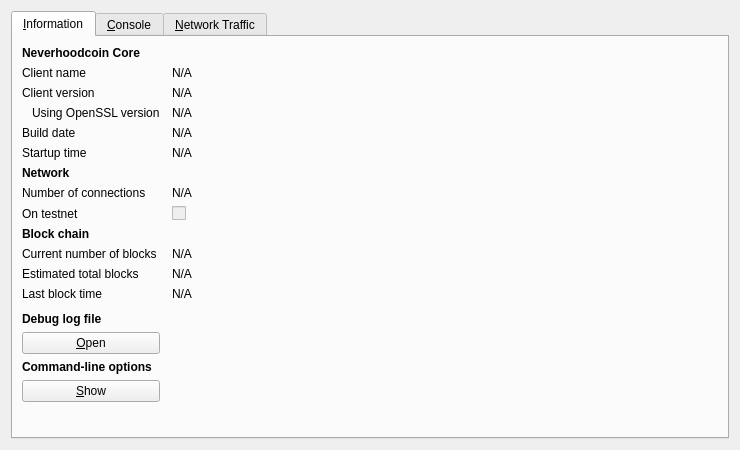
<?xml version="1.0" encoding="UTF-8"?>
<ui version="4.0">
 <class>RPCConsole</class>
 <widget class="QDialog" name="RPCConsole">
  <property name="geometry">
   <rect>
    <x>0</x>
    <y>0</y>
    <width>740</width>
    <height>450</height>
   </rect>
  </property>
  <property name="windowTitle">
   <string>Neverhoodcoin - Debug window</string>
  </property>
  <layout class="QVBoxLayout" name="verticalLayout_2">
   <item>
    <widget class="QTabWidget" name="tabWidget">
     <property name="currentIndex">
      <number>0</number>
     </property>
     <widget class="QWidget" name="tab_info">
      <attribute name="title">
       <string>&amp;Information</string>
      </attribute>
      <layout class="QGridLayout" name="gridLayout" columnstretch="0,1">
       <property name="horizontalSpacing">
        <number>12</number>
       </property>
       <item row="0" column="0">
        <widget class="QLabel" name="label_9">
         <property name="font">
          <font>
           <weight>75</weight>
           <bold>true</bold>
          </font>
         </property>
         <property name="text">
          <string>Neverhoodcoin Core</string>
         </property>
        </widget>
       </item>
       <item row="1" column="0">
        <widget class="QLabel" name="label_5">
         <property name="text">
          <string>Client name</string>
         </property>
        </widget>
       </item>
       <item row="1" column="1">
        <widget class="QLabel" name="clientName">
         <property name="cursor">
          <cursorShape>IBeamCursor</cursorShape>
         </property>
         <property name="text">
          <string>N/A</string>
         </property>
         <property name="textFormat">
          <enum>Qt::PlainText</enum>
         </property>
         <property name="textInteractionFlags">
          <set>Qt::LinksAccessibleByMouse|Qt::TextSelectableByKeyboard|Qt::TextSelectableByMouse</set>
         </property>
        </widget>
       </item>
       <item row="2" column="0">
        <widget class="QLabel" name="label_6">
         <property name="text">
          <string>Client version</string>
         </property>
        </widget>
       </item>
       <item row="2" column="1">
        <widget class="QLabel" name="clientVersion">
         <property name="cursor">
          <cursorShape>IBeamCursor</cursorShape>
         </property>
         <property name="text">
          <string>N/A</string>
         </property>
         <property name="textFormat">
          <enum>Qt::PlainText</enum>
         </property>
         <property name="textInteractionFlags">
          <set>Qt::LinksAccessibleByMouse|Qt::TextSelectableByKeyboard|Qt::TextSelectableByMouse</set>
         </property>
        </widget>
       </item>
       <item row="3" column="0">
        <widget class="QLabel" name="label_14">
         <property name="text">
          <string>Using OpenSSL version</string>
         </property>
         <property name="indent">
          <number>10</number>
         </property>
        </widget>
       </item>
       <item row="3" column="1">
        <widget class="QLabel" name="openSSLVersion">
         <property name="cursor">
          <cursorShape>IBeamCursor</cursorShape>
         </property>
         <property name="text">
          <string>N/A</string>
         </property>
         <property name="textFormat">
          <enum>Qt::PlainText</enum>
         </property>
         <property name="textInteractionFlags">
          <set>Qt::LinksAccessibleByMouse|Qt::TextSelectableByKeyboard|Qt::TextSelectableByMouse</set>
         </property>
        </widget>
       </item>
       <item row="4" column="0">
        <widget class="QLabel" name="label_12">
         <property name="text">
          <string>Build date</string>
         </property>
        </widget>
       </item>
       <item row="4" column="1">
        <widget class="QLabel" name="buildDate">
         <property name="cursor">
          <cursorShape>IBeamCursor</cursorShape>
         </property>
         <property name="text">
          <string>N/A</string>
         </property>
         <property name="textFormat">
          <enum>Qt::PlainText</enum>
         </property>
         <property name="textInteractionFlags">
          <set>Qt::LinksAccessibleByMouse|Qt::TextSelectableByKeyboard|Qt::TextSelectableByMouse</set>
         </property>
        </widget>
       </item>
       <item row="5" column="0">
        <widget class="QLabel" name="label_13">
         <property name="text">
          <string>Startup time</string>
         </property>
        </widget>
       </item>
       <item row="5" column="1">
        <widget class="QLabel" name="startupTime">
         <property name="cursor">
          <cursorShape>IBeamCursor</cursorShape>
         </property>
         <property name="text">
          <string>N/A</string>
         </property>
         <property name="textFormat">
          <enum>Qt::PlainText</enum>
         </property>
         <property name="textInteractionFlags">
          <set>Qt::LinksAccessibleByMouse|Qt::TextSelectableByKeyboard|Qt::TextSelectableByMouse</set>
         </property>
        </widget>
       </item>
       <item row="6" column="0">
        <widget class="QLabel" name="label_11">
         <property name="font">
          <font>
           <weight>75</weight>
           <bold>true</bold>
          </font>
         </property>
         <property name="text">
          <string>Network</string>
         </property>
        </widget>
       </item>
       <item row="7" column="0">
        <widget class="QLabel" name="label_7">
         <property name="text">
          <string>Number of connections</string>
         </property>
        </widget>
       </item>
       <item row="7" column="1">
        <widget class="QLabel" name="numberOfConnections">
         <property name="cursor">
          <cursorShape>IBeamCursor</cursorShape>
         </property>
         <property name="text">
          <string>N/A</string>
         </property>
         <property name="textFormat">
          <enum>Qt::PlainText</enum>
         </property>
         <property name="textInteractionFlags">
          <set>Qt::LinksAccessibleByMouse|Qt::TextSelectableByKeyboard|Qt::TextSelectableByMouse</set>
         </property>
        </widget>
       </item>
       <item row="8" column="0">
        <widget class="QLabel" name="label_8">
         <property name="text">
          <string>On testnet</string>
         </property>
        </widget>
       </item>
       <item row="8" column="1">
        <widget class="QCheckBox" name="isTestNet">
         <property name="enabled">
          <bool>false</bool>
         </property>
         <property name="text">
          <string/>
         </property>
        </widget>
       </item>
       <item row="9" column="0">
        <widget class="QLabel" name="label_10">
         <property name="font">
          <font>
           <weight>75</weight>
           <bold>true</bold>
          </font>
         </property>
         <property name="text">
          <string>Block chain</string>
         </property>
        </widget>
       </item>
       <item row="10" column="0">
        <widget class="QLabel" name="label_3">
         <property name="text">
          <string>Current number of blocks</string>
         </property>
        </widget>
       </item>
       <item row="10" column="1">
        <widget class="QLabel" name="numberOfBlocks">
         <property name="cursor">
          <cursorShape>IBeamCursor</cursorShape>
         </property>
         <property name="text">
          <string>N/A</string>
         </property>
         <property name="textFormat">
          <enum>Qt::PlainText</enum>
         </property>
         <property name="textInteractionFlags">
          <set>Qt::LinksAccessibleByMouse|Qt::TextSelectableByKeyboard|Qt::TextSelectableByMouse</set>
         </property>
        </widget>
       </item>
       <item row="11" column="0">
        <widget class="QLabel" name="label_4">
         <property name="text">
          <string>Estimated total blocks</string>
         </property>
        </widget>
       </item>
       <item row="11" column="1">
        <widget class="QLabel" name="totalBlocks">
         <property name="cursor">
          <cursorShape>IBeamCursor</cursorShape>
         </property>
         <property name="text">
          <string>N/A</string>
         </property>
         <property name="textFormat">
          <enum>Qt::PlainText</enum>
         </property>
         <property name="textInteractionFlags">
          <set>Qt::LinksAccessibleByMouse|Qt::TextSelectableByKeyboard|Qt::TextSelectableByMouse</set>
         </property>
        </widget>
       </item>
       <item row="12" column="0">
        <widget class="QLabel" name="label_2">
         <property name="text">
          <string>Last block time</string>
         </property>
        </widget>
       </item>
       <item row="12" column="1">
        <widget class="QLabel" name="lastBlockTime">
         <property name="cursor">
          <cursorShape>IBeamCursor</cursorShape>
         </property>
         <property name="text">
          <string>N/A</string>
         </property>
         <property name="textFormat">
          <enum>Qt::PlainText</enum>
         </property>
         <property name="textInteractionFlags">
          <set>Qt::LinksAccessibleByMouse|Qt::TextSelectableByKeyboard|Qt::TextSelectableByMouse</set>
         </property>
        </widget>
       </item>
       <item row="13" column="0">
        <spacer name="verticalSpacer_2">
         <property name="orientation">
          <enum>Qt::Vertical</enum>
         </property>
         <property name="sizeHint" stdset="0">
          <size>
           <width>20</width>
           <height>20</height>
          </size>
         </property>
        </spacer>
       </item>
       <item row="14" column="0">
        <widget class="QLabel" name="labelDebugLogfile">
         <property name="font">
          <font>
           <weight>75</weight>
           <bold>true</bold>
          </font>
         </property>
         <property name="text">
          <string>Debug log file</string>
         </property>
        </widget>
       </item>
       <item row="15" column="0">
        <widget class="QPushButton" name="openDebugLogfileButton">
         <property name="toolTip">
          <string>Open the Neverhoodcoin debug log file from the current data directory. This can take a few seconds for large log files.</string>
         </property>
         <property name="text">
          <string>&amp;Open</string>
         </property>
         <property name="autoDefault">
          <bool>false</bool>
         </property>
        </widget>
       </item>
       <item row="16" column="0">
        <widget class="QLabel" name="labelCLOptions">
         <property name="font">
          <font>
           <weight>75</weight>
           <bold>true</bold>
          </font>
         </property>
         <property name="text">
          <string>Command-line options</string>
         </property>
        </widget>
       </item>
       <item row="17" column="0">
        <widget class="QPushButton" name="showCLOptionsButton">
         <property name="toolTip">
          <string>Show the Neverhoodcoin-Qt help message to get a list with possible Neverhoodcoin command-line options.</string>
         </property>
         <property name="text">
          <string>&amp;Show</string>
         </property>
         <property name="autoDefault">
          <bool>false</bool>
         </property>
        </widget>
       </item>
       <item row="18" column="0">
        <spacer name="verticalSpacer">
         <property name="orientation">
          <enum>Qt::Vertical</enum>
         </property>
         <property name="sizeHint" stdset="0">
          <size>
           <width>20</width>
           <height>40</height>
          </size>
         </property>
        </spacer>
       </item>
      </layout>
     </widget>
     <widget class="QWidget" name="tab_console">
      <attribute name="title">
       <string>&amp;Console</string>
      </attribute>
      <layout class="QVBoxLayout" name="verticalLayout_3">
       <property name="spacing">
        <number>3</number>
       </property>
       <item>
        <widget class="QTextEdit" name="messagesWidget">
         <property name="minimumSize">
          <size>
           <width>0</width>
           <height>100</height>
          </size>
         </property>
         <property name="readOnly">
          <bool>true</bool>
         </property>
         <property name="tabKeyNavigation" stdset="0">
          <bool>false</bool>
         </property>
         <property name="columnCount" stdset="0">
          <number>2</number>
         </property>
        </widget>
       </item>
       <item>
        <layout class="QHBoxLayout" name="horizontalLayout">
         <property name="spacing">
          <number>3</number>
         </property>
         <item>
          <widget class="QLabel" name="label">
           <property name="text">
            <string notr="true">&gt;</string>
           </property>
          </widget>
         </item>
         <item>
          <widget class="QLineEdit" name="lineEdit"/>
         </item>
         <item>
          <widget class="QPushButton" name="clearButton">
           <property name="maximumSize">
            <size>
             <width>24</width>
             <height>24</height>
            </size>
           </property>
           <property name="toolTip">
            <string>Clear console</string>
           </property>
           <property name="text">
            <string/>
           </property>
           <property name="icon">
            <iconset resource="../bitcoin.qrc">
             <normaloff>:/icons/remove</normaloff>:/icons/remove</iconset>
           </property>
           <property name="shortcut">
            <string notr="true">Ctrl+L</string>
           </property>
           <property name="autoDefault">
            <bool>false</bool>
           </property>
          </widget>
         </item>
        </layout>
       </item>
      </layout>
     </widget>
     <widget class="QWidget" name="tab">
      <attribute name="title">
       <string>&amp;Network Traffic</string>
      </attribute>
      <layout class="QHBoxLayout" name="horizontalLayout_3">
       <item>
        <layout class="QVBoxLayout" name="verticalLayout_4">
         <item>
          <widget class="TrafficGraphWidget" name="trafficGraph" native="true">
           <property name="sizePolicy">
            <sizepolicy hsizetype="Expanding" vsizetype="Expanding">
             <horstretch>0</horstretch>
             <verstretch>0</verstretch>
            </sizepolicy>
           </property>
          </widget>
         </item>
         <item>
          <layout class="QHBoxLayout" name="horizontalLayout_2">
           <item>
            <widget class="QSlider" name="sldGraphRange">
             <property name="minimum">
              <number>1</number>
             </property>
             <property name="maximum">
              <number>288</number>
             </property>
             <property name="pageStep">
              <number>12</number>
             </property>
             <property name="value">
              <number>6</number>
             </property>
             <property name="orientation">
              <enum>Qt::Horizontal</enum>
             </property>
            </widget>
           </item>
           <item>
            <widget class="QLabel" name="lblGraphRange">
             <property name="minimumSize">
              <size>
               <width>100</width>
               <height>0</height>
              </size>
             </property>
             <property name="alignment">
              <set>Qt::AlignCenter</set>
             </property>
            </widget>
           </item>
           <item>
            <widget class="QPushButton" name="btnClearTrafficGraph">
             <property name="text">
              <string>&amp;Clear</string>
             </property>
            </widget>
           </item>
          </layout>
         </item>
        </layout>
       </item>
       <item>
        <layout class="QVBoxLayout" name="verticalLayout">
         <item>
          <widget class="QGroupBox" name="groupBox">
           <property name="title">
            <string>Totals</string>
           </property>
           <layout class="QVBoxLayout" name="verticalLayout_5">
            <item>
             <layout class="QHBoxLayout" name="horizontalLayout_4">
              <item>
               <widget class="Line" name="line">
                <property name="sizePolicy">
                 <sizepolicy hsizetype="Fixed" vsizetype="Fixed">
                  <horstretch>0</horstretch>
                  <verstretch>0</verstretch>
                 </sizepolicy>
                </property>
                <property name="minimumSize">
                 <size>
                  <width>10</width>
                  <height>0</height>
                 </size>
                </property>
                <property name="palette">
                 <palette>
                  <active>
                   <colorrole role="Light">
                    <brush brushstyle="SolidPattern">
                     <color alpha="255">
                      <red>0</red>
                      <green>255</green>
                      <blue>0</blue>
                     </color>
                    </brush>
                   </colorrole>
                  </active>
                  <inactive>
                   <colorrole role="Light">
                    <brush brushstyle="SolidPattern">
                     <color alpha="255">
                      <red>0</red>
                      <green>255</green>
                      <blue>0</blue>
                     </color>
                    </brush>
                   </colorrole>
                  </inactive>
                  <disabled>
                   <colorrole role="Light">
                    <brush brushstyle="SolidPattern">
                     <color alpha="255">
                      <red>0</red>
                      <green>255</green>
                      <blue>0</blue>
                     </color>
                    </brush>
                   </colorrole>
                  </disabled>
                 </palette>
                </property>
                <property name="orientation">
                 <enum>Qt::Horizontal</enum>
                </property>
               </widget>
              </item>
              <item>
               <widget class="QLabel" name="label_16">
                <property name="text">
                 <string>In:</string>
                </property>
               </widget>
              </item>
              <item>
               <widget class="QLabel" name="lblBytesIn">
                <property name="minimumSize">
                 <size>
                  <width>50</width>
                  <height>0</height>
                 </size>
                </property>
                <property name="alignment">
                 <set>Qt::AlignRight|Qt::AlignTrailing|Qt::AlignVCenter</set>
                </property>
               </widget>
              </item>
             </layout>
            </item>
            <item>
             <layout class="QHBoxLayout" name="horizontalLayout_5">
              <item>
               <widget class="Line" name="line_2">
                <property name="sizePolicy">
                 <sizepolicy hsizetype="Fixed" vsizetype="Fixed">
                  <horstretch>0</horstretch>
                  <verstretch>0</verstretch>
                 </sizepolicy>
                </property>
                <property name="minimumSize">
                 <size>
                  <width>10</width>
                  <height>0</height>
                 </size>
                </property>
                <property name="palette">
                 <palette>
                  <active>
                   <colorrole role="Light">
                    <brush brushstyle="SolidPattern">
                     <color alpha="255">
                      <red>255</red>
                      <green>0</green>
                      <blue>0</blue>
                     </color>
                    </brush>
                   </colorrole>
                  </active>
                  <inactive>
                   <colorrole role="Light">
                    <brush brushstyle="SolidPattern">
                     <color alpha="255">
                      <red>255</red>
                      <green>0</green>
                      <blue>0</blue>
                     </color>
                    </brush>
                   </colorrole>
                  </inactive>
                  <disabled>
                   <colorrole role="Light">
                    <brush brushstyle="SolidPattern">
                     <color alpha="255">
                      <red>255</red>
                      <green>0</green>
                      <blue>0</blue>
                     </color>
                    </brush>
                   </colorrole>
                  </disabled>
                 </palette>
                </property>
                <property name="orientation">
                 <enum>Qt::Horizontal</enum>
                </property>
               </widget>
              </item>
              <item>
               <widget class="QLabel" name="label_17">
                <property name="text">
                 <string>Out:</string>
                </property>
               </widget>
              </item>
              <item>
               <widget class="QLabel" name="lblBytesOut">
                <property name="minimumSize">
                 <size>
                  <width>50</width>
                  <height>0</height>
                 </size>
                </property>
                <property name="alignment">
                 <set>Qt::AlignRight|Qt::AlignTrailing|Qt::AlignVCenter</set>
                </property>
               </widget>
              </item>
             </layout>
            </item>
            <item>
             <spacer name="verticalSpacer_4">
              <property name="orientation">
               <enum>Qt::Vertical</enum>
              </property>
              <property name="sizeHint" stdset="0">
               <size>
                <width>20</width>
                <height>407</height>
               </size>
              </property>
             </spacer>
            </item>
           </layout>
          </widget>
         </item>
        </layout>
       </item>
      </layout>
     </widget>
    </widget>
   </item>
  </layout>
 </widget>
 <customwidgets>
  <customwidget>
   <class>TrafficGraphWidget</class>
   <extends>QWidget</extends>
   <header>trafficgraphwidget.h</header>
   <container>1</container>
   <slots>
    <slot>clear()</slot>
   </slots>
  </customwidget>
 </customwidgets>
 <resources>
  <include location="../bitcoin.qrc"/>
 </resources>
 <connections/>
</ui>
